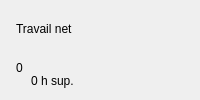
                            <widget class="QFrame" name="kpiHoursCard">
                              <property name="card" stdset="0">
                                <bool>true</bool>
                              </property>
                              <property name="minimumSize">
                                <size>
                                  <width>0</width>
                                  <height>88</height>
                                </size>
                              </property>
                              <layout class="QVBoxLayout" name="kpiHoursLayout">
                                <property name="leftMargin">
                                  <number>16</number>
                                </property>
                                <property name="topMargin">
                                  <number>14</number>
                                </property>
                                <property name="rightMargin">
                                  <number>16</number>
                                </property>
                                <property name="bottomMargin">
                                  <number>12</number>
                                </property>
                                <property name="spacing">
                                  <number>4</number>
                                </property>
                                <item>
                                  <layout class="QHBoxLayout" name="kpiHoursHead">
                                    <property name="leftMargin">
                                      <number>0</number>
                                    </property>
                                    <property name="topMargin">
                                      <number>0</number>
                                    </property>
                                    <property name="rightMargin">
                                      <number>0</number>
                                    </property>
                                    <property name="bottomMargin">
                                      <number>0</number>
                                    </property>
                                    <property name="spacing">
                                      <number>6</number>
                                    </property>
                                    <item>
                                      <widget class="QLabel" name="kpiHoursTitle">
                                        <property name="text">
                                          <string>Travail net</string>
                                        </property>
                                        <property name="muted" stdset="0">
                                          <bool>true</bool>
                                        </property>
                                      </widget>
                                    </item>
                                    <item>
                                      <spacer name="kpiHoursSp">
                                        <property name="orientation">
                                          <enum>Qt::Horizontal</enum>
                                        </property>
                                        <property name="sizeHint">
                                          <size>
                                            <width>20</width>
                                            <height>10</height>
                                          </size>
                                        </property>
                                      </spacer>
                                    </item>
                                    <item>
                                      <widget class="QLabel" name="kpiHoursIcon">
                                        <property name="text">
                                          <string/>
                                        </property>
                                        <property name="iconbox" stdset="0">
                                          <bool>true</bool>
                                        </property>
                                        <property name="minimumSize">
                                          <size>
                                            <width>30</width>
                                            <height>30</height>
                                          </size>
                                        </property>
                                        <property name="maximumSize">
                                          <size>
                                            <width>30</width>
                                            <height>30</height>
                                          </size>
                                        </property>
                                        <property name="alignment">
                                          <set>Qt::AlignCenter</set>
                                        </property>
                                      </widget>
                                    </item>
                                  </layout>
                                </item>
                                <item>
                                  <layout class="QHBoxLayout" name="kpiHoursRow">
                                    <property name="leftMargin">
                                      <number>0</number>
                                    </property>
                                    <property name="topMargin">
                                      <number>0</number>
                                    </property>
                                    <property name="rightMargin">
                                      <number>0</number>
                                    </property>
                                    <property name="bottomMargin">
                                      <number>0</number>
                                    </property>
                                    <property name="spacing">
                                      <number>8</number>
                                    </property>
                                    <item>
                                      <widget class="QLabel" name="kpiHoursValue">
                                        <property name="text">
                                          <string>0</string>
                                        </property>
                                        <property name="kpi" stdset="0">
                                          <bool>true</bool>
                                        </property>
                                      </widget>
                                    </item>
                                    <item>
                                      <widget class="QLabel" name="kpiHoursSub">
                                        <property name="text">
                                          <string>0 h sup.</string>
                                        </property>
                                        <property name="muted" stdset="0">
                                          <bool>true</bool>
                                        </property>
                                        <property name="alignment">
                                          <set>Qt::AlignLeft|Qt::AlignBottom</set>
                                        </property>
                                      </widget>
                                    </item>
                                    <item>
                                      <spacer name="kpiHoursSp2">
                                        <property name="orientation">
                                          <enum>Qt::Horizontal</enum>
                                        </property>
                                        <property name="sizeHint">
                                          <size>
                                            <width>20</width>
                                            <height>10</height>
                                          </size>
                                        </property>
                                      </spacer>
                                    </item>
                                  </layout>
                                </item>
                              </layout>
                            </widget>
